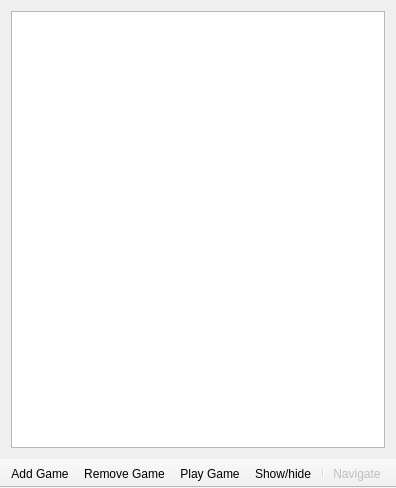
<?xml version="1.0" encoding="UTF-8"?>
<ui version="4.0">
 <class>MainWindow</class>
 <widget class="QMainWindow" name="MainWindow">
  <property name="geometry">
   <rect>
    <x>0</x>
    <y>0</y>
    <width>396</width>
    <height>488</height>
   </rect>
  </property>
  <property name="windowTitle">
   <string>Gamepad Launcher</string>
  </property>
  <property name="windowIcon">
   <iconset resource="res.qrc">
    <normaloff>:/icon.png</normaloff>:/icon.png</iconset>
  </property>
  <widget class="QWidget" name="centralWidget">
   <layout class="QVBoxLayout" name="verticalLayout">
    <item>
     <widget class="QListView" name="listView">
      <property name="dragEnabled">
       <bool>true</bool>
      </property>
      <property name="dragDropMode">
       <enum>QAbstractItemView::InternalMove</enum>
      </property>
      <property name="movement">
       <enum>QListView::Snap</enum>
      </property>
     </widget>
    </item>
   </layout>
  </widget>
  <widget class="QToolBar" name="mainToolBar">
   <property name="movable">
    <bool>false</bool>
   </property>
   <property name="toolButtonStyle">
    <enum>Qt::ToolButtonTextUnderIcon</enum>
   </property>
   <property name="floatable">
    <bool>false</bool>
   </property>
   <attribute name="toolBarArea">
    <enum>BottomToolBarArea</enum>
   </attribute>
   <attribute name="toolBarBreak">
    <bool>false</bool>
   </attribute>
   <addaction name="actionAdd_Game"/>
   <addaction name="actionRemove_Game"/>
   <addaction name="actionPlay_Game"/>
   <addaction name="actionHide_to_tray"/>
   <addaction name="separator"/>
   <addaction name="actionNavigate"/>
  </widget>
  <action name="actionAdd_Game">
   <property name="icon">
    <iconset resource="res.qrc">
     <normaloff>:/add.png</normaloff>:/add.png</iconset>
   </property>
   <property name="text">
    <string>Add Game</string>
   </property>
  </action>
  <action name="actionRemove_Game">
   <property name="icon">
    <iconset resource="res.qrc">
     <normaloff>:/remove.png</normaloff>:/remove.png</iconset>
   </property>
   <property name="text">
    <string>Remove Game</string>
   </property>
  </action>
  <action name="actionPlay_Game">
   <property name="enabled">
    <bool>true</bool>
   </property>
   <property name="icon">
    <iconset resource="res.qrc">
     <normaloff>:/a.png</normaloff>:/a.png</iconset>
   </property>
   <property name="text">
    <string>Play Game</string>
   </property>
  </action>
  <action name="actionHide_to_tray">
   <property name="icon">
    <iconset resource="res.qrc">
     <normaloff>:/start.png</normaloff>:/start.png</iconset>
   </property>
   <property name="text">
    <string>Show/hide</string>
   </property>
  </action>
  <action name="actionNavigate">
   <property name="enabled">
    <bool>false</bool>
   </property>
   <property name="icon">
    <iconset>
     <disabledoff>:/dpad.png</disabledoff>
    </iconset>
   </property>
   <property name="text">
    <string>Navigate</string>
   </property>
  </action>
 </widget>
 <layoutdefault spacing="6" margin="11"/>
 <resources>
  <include location="res.qrc"/>
 </resources>
 <connections/>
</ui>
